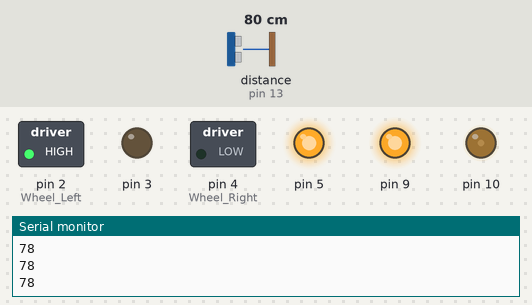
Bench run of a sketch on a simulated Arduino Uno, built with avr-gcc and run on an emulated ATmega328P. Parts: switched loads named in the sketch (green lamp = pin HIGH), output pins drawn as LEDs (lit = HIGH), the last lines printed to the serial monitor. Wiring (inferred from the names in the program): ultrasonic range finder: trigger pin 12; echo pin 13. The test bench sets the inputs (shaded band); at power-on: distance to the obstacle (sensor on pin 13) 80 cm. The echo pulse lasts 58.3 µs per cm; pins used as bus, display or sensor lines are not drawn.

Above: at 1.2 s.
1.3 s: distance to the obstacle (sensor on pin 13) set to 22 cm
2.8 s: distance to the obstacle (sensor on pin 13) set to 19 cm
At 3.3 s:
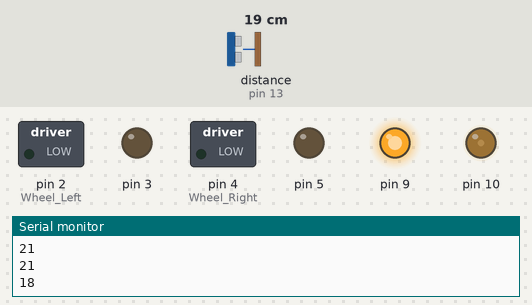
5.8 s: distance to the obstacle (sensor on pin 13) set to 35 cm
At 6.6 s:
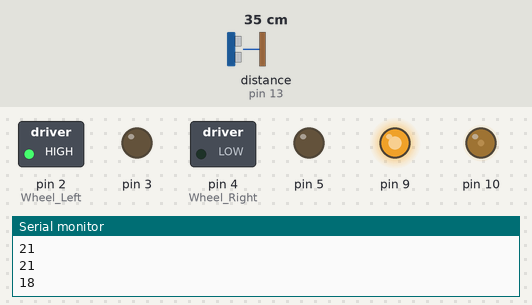
8.3 s: distance to the obstacle (sensor on pin 13) set to 2 cm
At 10.1 s:
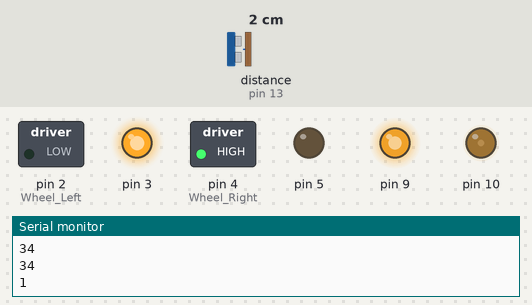
Timing chart, 0 to 12.3 s (numbered marks = the images above; inputs shaded):
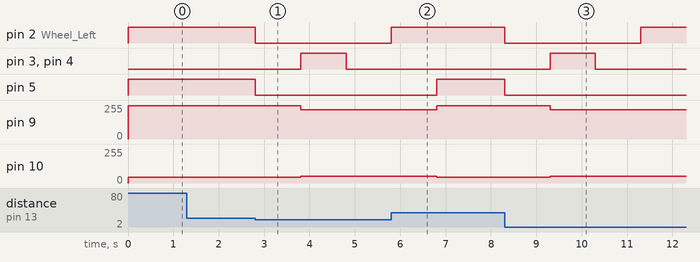

Measured:
- the behaviour switches between 21 and 20 cm on distance to the obstacle (sensor on pin 13) (found by bisection; images 0 and 1)
- after the input at 2.8 s, pin 2 (Wheel_Left), pin 5: HIGH → LOW at once; pin 3, pin 4 (Wheel_Right): LOW → HIGH after 1.0 s, → LOW 1.0 s later; pin 9: 250/255 → 220/255 after 1.0 s; pin 10: 45/255 → 49/255 after 1.0 s
- after the input at 5.8 s, pin 2 (Wheel_Left): goes on until 5.8 s, then stays HIGH; pin 5: goes on until 6.8 s, then stays HIGH
- after the input at 8.3 s, pin 2 (Wheel_Left): HIGH → LOW at once, → HIGH 3.0 s later; pin 3, pin 4 (Wheel_Right): LOW → HIGH after 1.0 s, → LOW 1.0 s later; pin 5: HIGH → LOW at once; pin 9: 250/255 → 220/255 after 1.0 s; pin 10: 45/255 → 49/255 after 1.0 s

The sketch:

Car.ino
```cpp
#include "NewPing.h"

int trig_pin = 12;
int echo_pin = 13;
const int dist = 20;
int duration=0;
NewPing sonar(trig_pin, echo_pin, dist);


void setup() {
  // put your setup code here, to run once:
  pinMode(2, OUTPUT); // Wheel Left
  pinMode(3, OUTPUT);
  pinMode(9, OUTPUT);
  analogWrite(9, 0);

  pinMode(4, OUTPUT); // Wheel Right
  pinMode(5, OUTPUT);
  pinMode(10, OUTPUT);
  analogWrite(10,0);

  pinMode(12, OUTPUT); // Sonar Trig
  pinMode(13, INPUT);  // Sonar Echo

  Serial.begin(9600);
}

int getdis(){
  long duration;
  int distance;
digitalWrite(trig_pin, HIGH);
delayMicroseconds(10);
digitalWrite(trig_pin, LOW);
  duration=pulseIn(echo_pin,HIGH);
  distance = ((duration*340)/(20000));
  Serial.println(distance);
  return distance;
}

void loop() {
  // put your main code here, to run repeatedly:


  digitalWrite(2, HIGH); // Forward
  digitalWrite(3, LOW);
  analogWrite(9,250);

  digitalWrite(4, LOW); // Forward
  digitalWrite(5, HIGH);
  analogWrite(10,45);

  int dis = getdis();

  if(dis<dist){
    motorStop();

    motorBack();

    motorStop();

    motorRight();

    motorFront();
  }

}

void motorStop(){
    digitalWrite(2, LOW); //Right Stop
    digitalWrite(3, LOW);
    digitalWrite(4, LOW); // Left Stop
    digitalWrite(5, LOW);

    delay(1000);
    return;
}

void motorBack(){
  digitalWrite(2, LOW); //Right Back
    digitalWrite(3, HIGH);
    digitalWrite(4, HIGH); // Left Back
    digitalWrite(5, LOW);

  analogWrite(10,49);
    analogWrite(9,220);

    delay(1000);
    return;
}

void motorRight(){
  digitalWrite(2, HIGH); //Right Stop
    digitalWrite(3, LOW);
    digitalWrite(4, LOW); // Left Stop
    digitalWrite(5, LOW);
    delay(1000);
    return;
}

void motorFront(){
  digitalWrite(2, HIGH); // Forward
  digitalWrite(3, LOW);
  analogWrite(9,250);

  digitalWrite(4, LOW); // Forward
  digitalWrite(5, HIGH);
  analogWrite(10,45);
  delay(1000);
  return;
}
```
